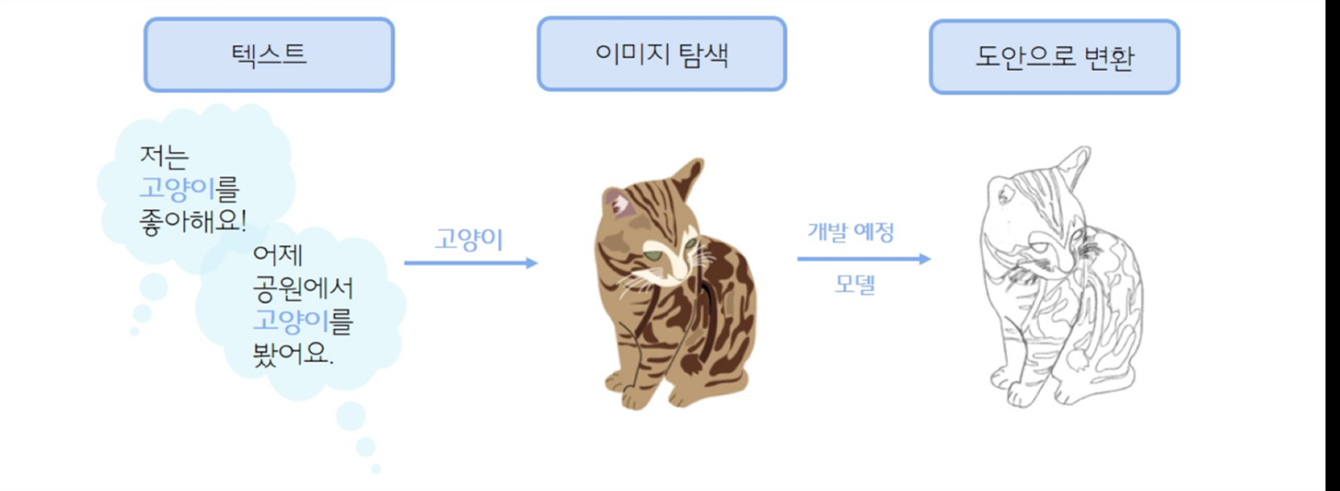
#> input picture image-1.png, 2680 x 982 px (shown at 1/2 size)
$ python -i image_preprocessing.py   (imports and definitions only)
#> lines starting #> are read from the running program, lines starting #| are printed output that depends on the picture
#> further down, picture is the input picture: shape (982, 2680, 3); mean B, G, R 241.6, 240.1, 238.3
from PIL import Image
import numpy as np
import cv2

import onnxruntime as ort
import time, cv2, PIL
import numpy as np
from tqdm.notebook import tqdm
import glob


# providers = ['CPUExecutionProvider']

# [5 lines left out: function dbobject_to_np, not called in this run]


def ani_to_edge(ani_image):
    gray_img =  cv2.cvtColor(ani_image , cv2.COLOR_BGR2GRAY)
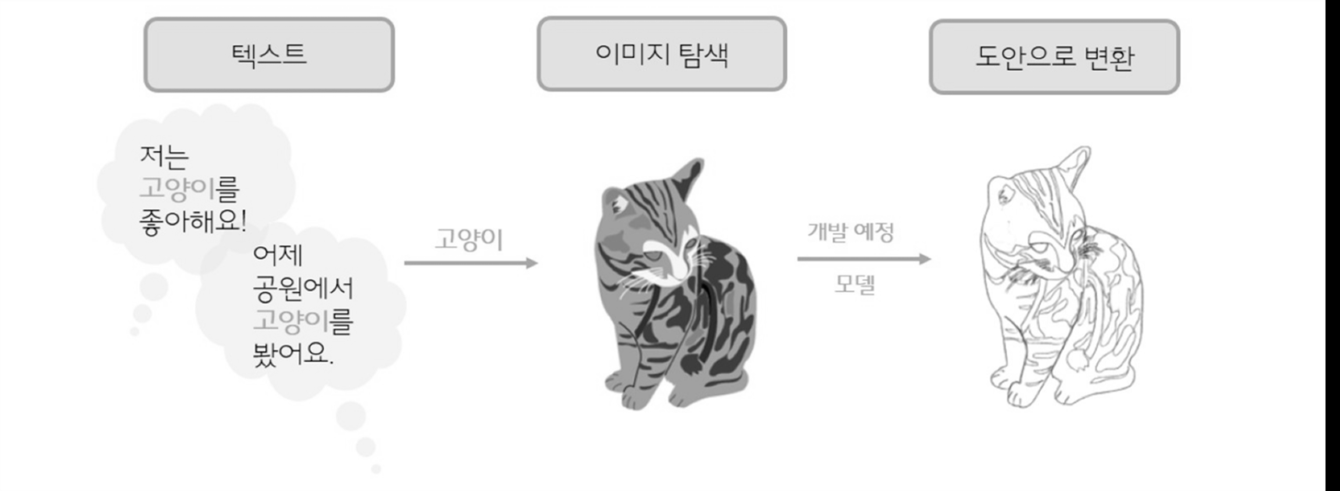
#> gray_img: shape (982, 2680) (shown at 1/2 size); min 0, max 255, mean 239.7
    invert = cv2.bitwise_not(gray_img)
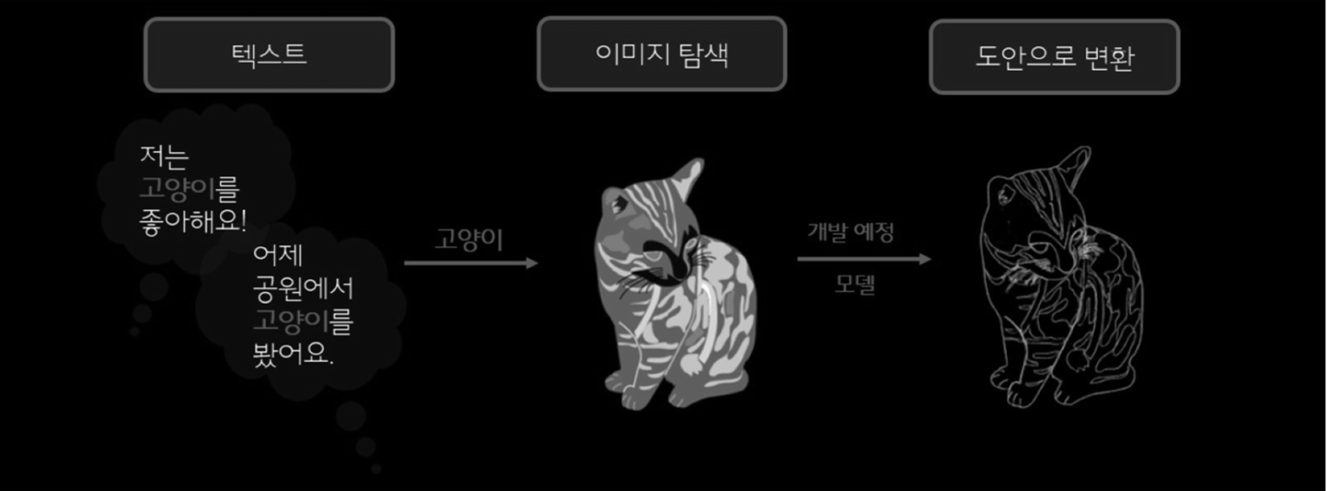
#> invert: shape (982, 2680) (shown at 1/2 size); min 0, max 255, mean 15.3
    blur = cv2.GaussianBlur(invert, (21, 21), 0)
    invertedblur = cv2.bitwise_not(blur)
    sketch = cv2.divide(gray_img,invertedblur, scale=256.0)
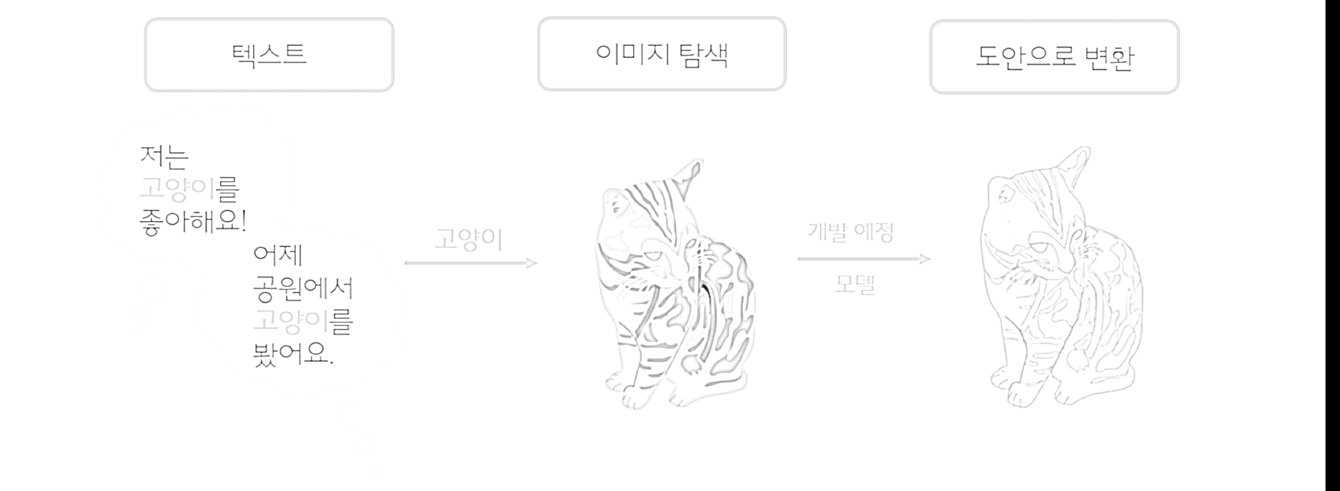
#> sketch: shape (982, 2680) (shown at 1/2 size); min 0, max 255, mean 250
    return sketch

def np_to_pil(img_np):
    # NumPy 배열을 PIL 이미지로 변환
    return Image.fromarray(np.uint8(img_np))


# [51 lines left out: functions process_image, Convert, image_sharpening, real, not called in this run]

>>> import cv2
>>> picture = cv2.imread('../image-1.png')
>>> result = ani_to_edge(picture)

$ run again, on image-2.png
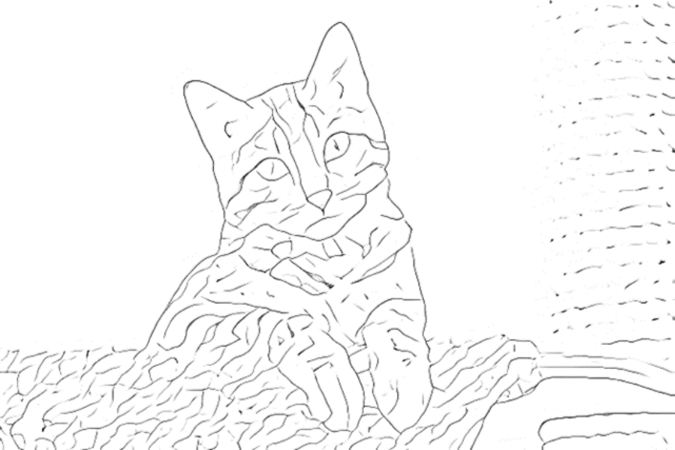
#> input picture image-2.png, 1349 x 900 px (shown at 1/2 size)
#> picture is the input picture: shape (900, 1349, 3); min 23, max 255, mean 248.6
#> in ani_to_edge, `blur = cv2.GaussianBlur(invert, (21, 21), 0)`:
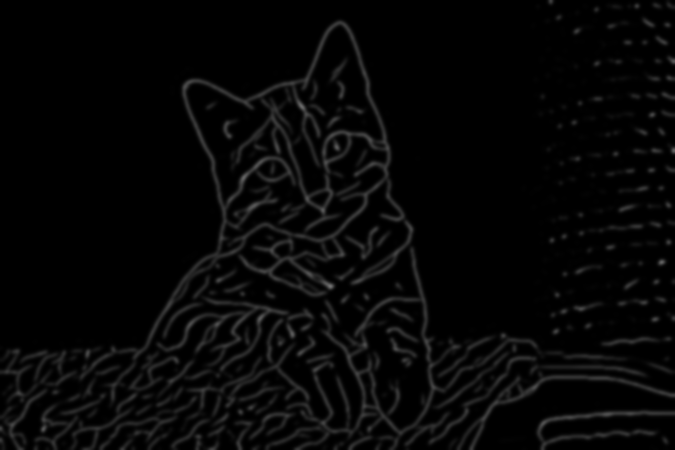
#> blur: shape (900, 1349) (shown at 1/2 size); min 0, max 115, mean 6.4
#> in ani_to_edge, `sketch = cv2.divide(gray_img,invertedblur, scale=256.0)`:
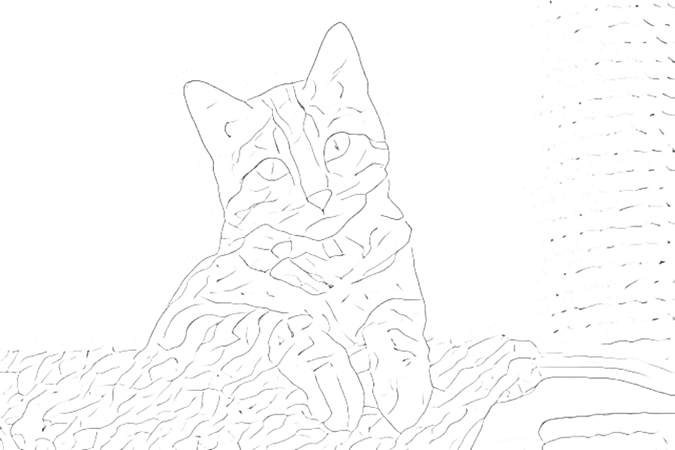
#> sketch: shape (900, 1349) (shown at 1/2 size); min 33, max 255, mean 251.7

$ run again, on image-3.png
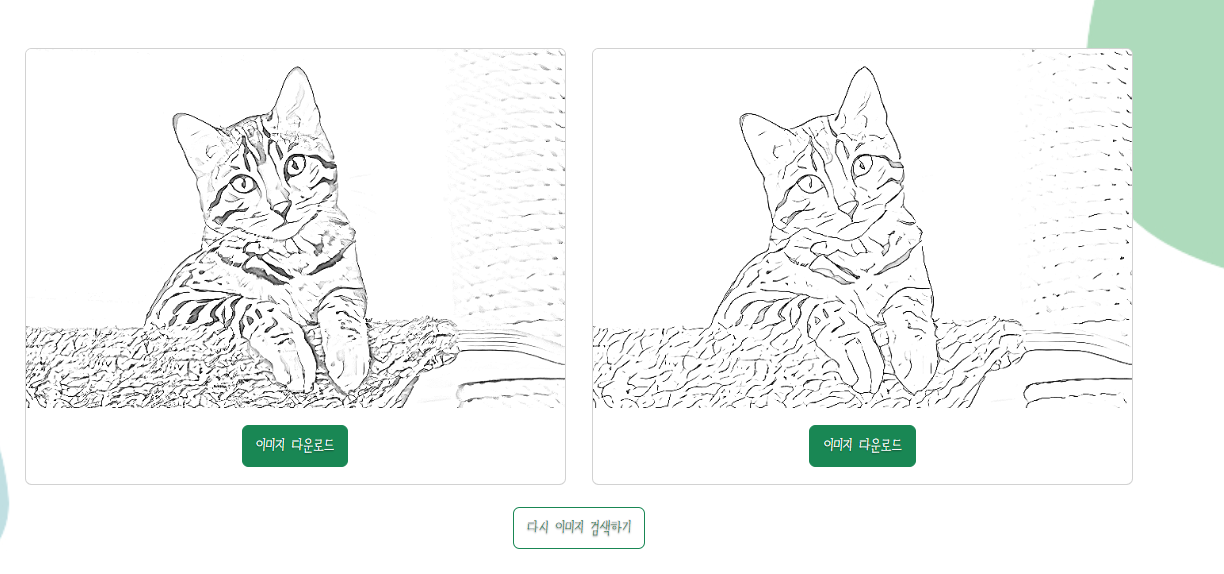
#> input picture image-3.png, 1224 x 574 px
#> picture is the input picture: shape (574, 1224, 3); mean B, G, R 243.8, 245.5, 242.6
#> in ani_to_edge, `blur = cv2.GaussianBlur(invert, (21, 21), 0)`:
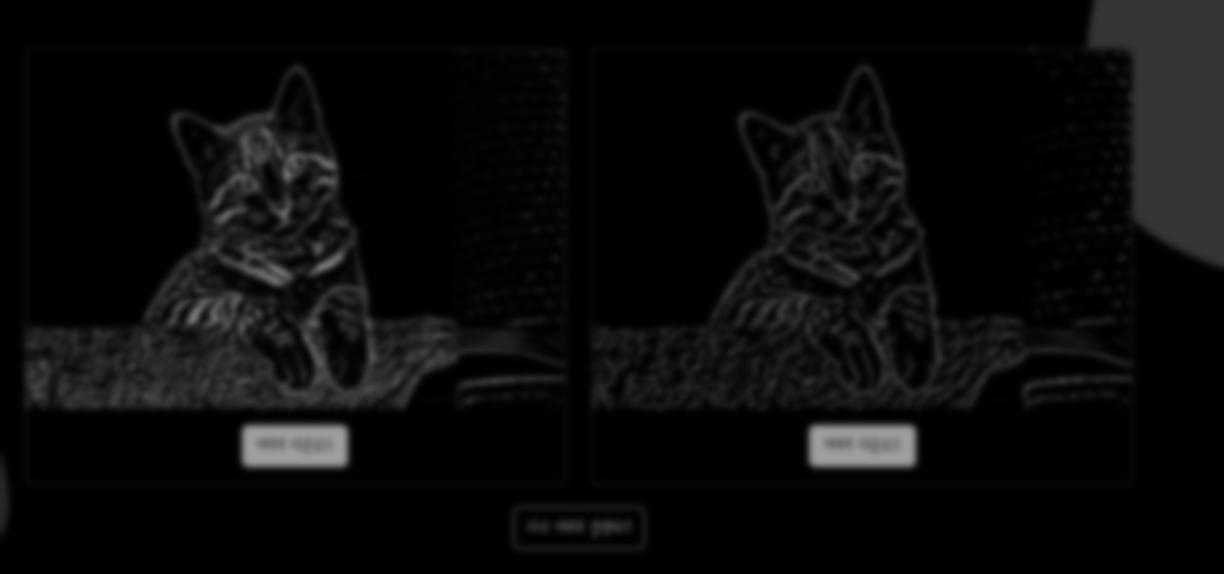
#> blur: shape (574, 1224); min 0, max 159, mean 10.5
#> in ani_to_edge, `sketch = cv2.divide(gray_img,invertedblur, scale=256.0)`:
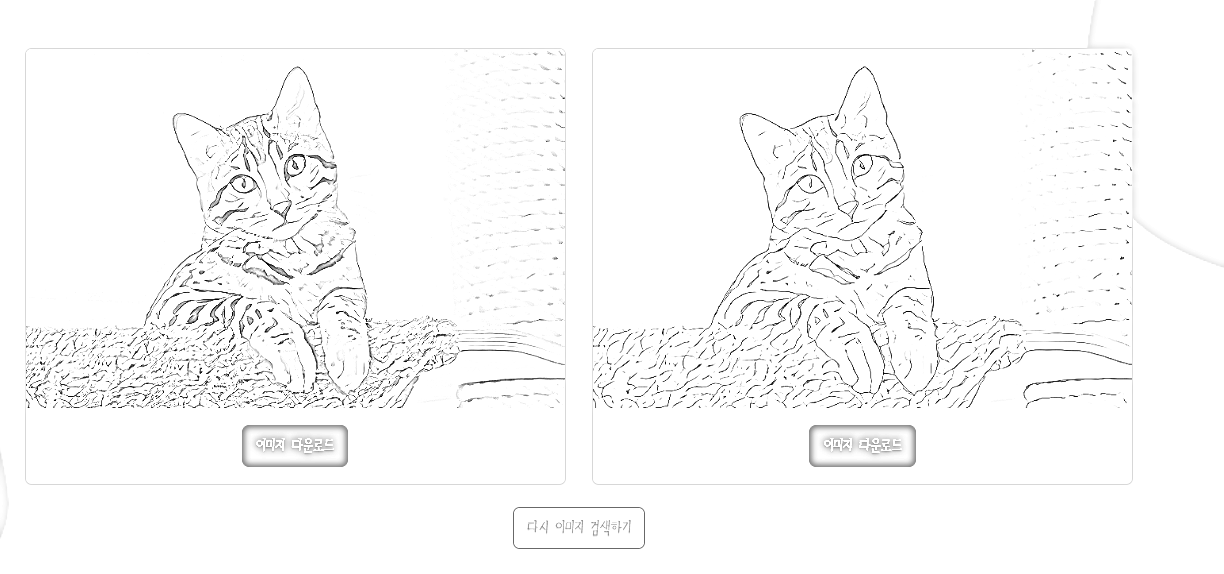
#> sketch: shape (574, 1224); min 0, max 255, mean 249.6
